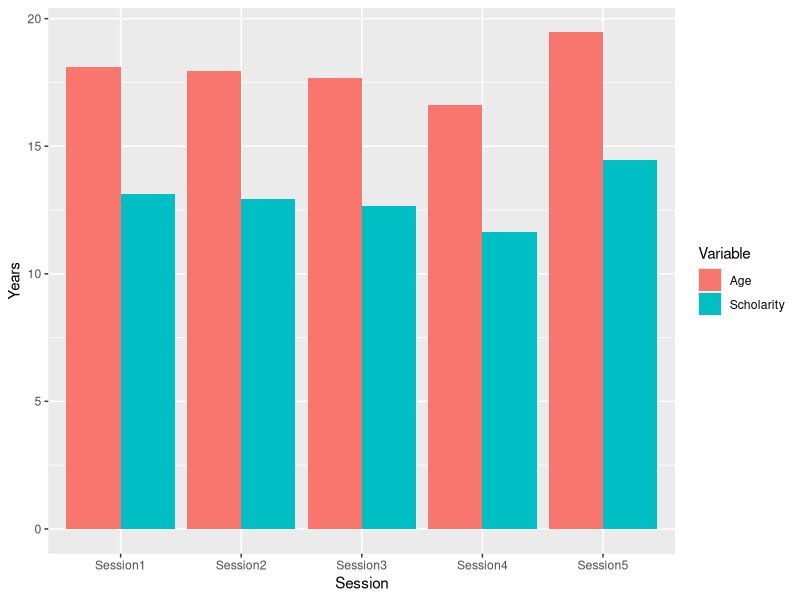

Generate this figure with R:
df2 <- data.frame(Variable=rep(c("Scholarity", "Age"), each=5),
                  Session=rep(c("Session1", "Session2", "Session3","Session4","Session5"),2),
                  Years=c(13.12, 12.93, 12.67, 11.62, 14.46, 18.12, 17.93,17.67, 16.62, 19.46))
head(df2)

library(ggplot2)
ggplot(data=df2, aes(x=Session, y=Years, fill=Variable)) +
  geom_bar(stat="identity", position=position_dodge())
